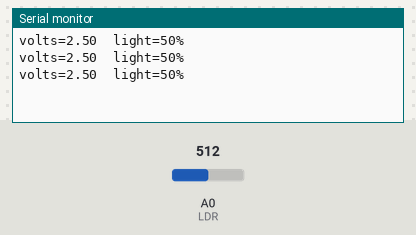
Bench run of a sketch on a simulated Arduino Uno, built with avr-gcc and run on an emulated ATmega328P. Parts: the last lines printed to the serial monitor. Inputs (shaded band) come from the test bench; at power-on: A0 (LDR) = 512.

Above: at 1.3 s.
1.4 s: A0 (LDR) set to 716
At 1.9 s:
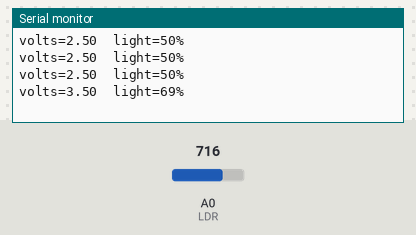
2.9 s: A0 (LDR) set to 900
At 3.4 s:
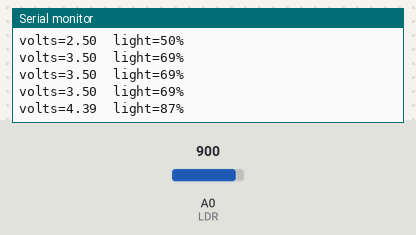
Timing chart, 0 to 5.9 s (numbered marks = the images above; inputs shaded):
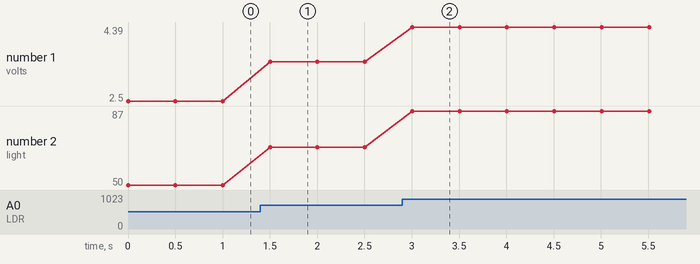

Measured:
- after the input at 1.4 s, the serial monitor: prints a new line after 0.10 s (image 1)
- after the input at 2.9 s, the serial monitor: prints a new line after 0.11 s (image 2)
- plotted number 1: 2.5 → 3.5 after the input at 1.4 s, 3.5 → 4.39 after the input at 2.9 s
- plotted number 2: 50 → 69 after the input at 1.4 s, 69 → 87 after the input at 2.9 s

The sketch:

LDR.ino
```cpp
const int LDR = A0;

void setup() {
  Serial.begin(9600);
}

void loop() {
  int raw = analogRead(LDR);              // 0-1023
  float volts = raw * (5.0 / 1024.0);     // 0-4.995 V

  int percent = map(raw, 0, 1023, 0, 100);

  Serial.print("volts=");
  Serial.print(volts, 2);
  Serial.print("  light=");
  Serial.print(percent);
  Serial.println("%");

  delay(500);
}
```
